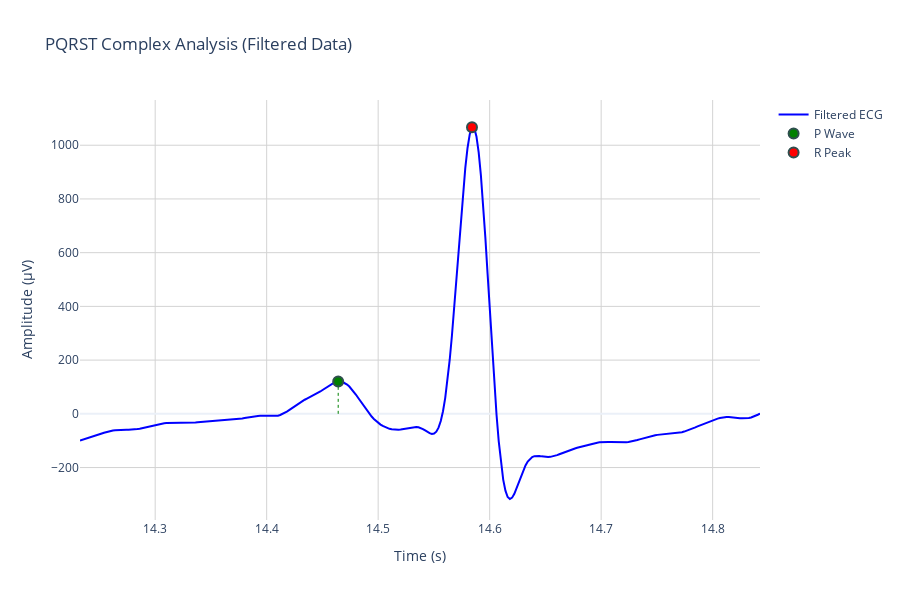

Source (notebook cell):
### Markdown cell above
### Understanding Heart Waves- The PQRST Complex
Each heartbeat has 5 distinct waves:
- P Wave - Atria contracting (green)
- QRS Complex - Ventricles contracting (red)
- T Wave - Heart relaxing (brown)

### Code cell
# PQRST Complex Analysis- This section analyzes the complete cardiac waveform components (P, QRS, T waves)
if len(r_peak_indices) > 0:
    try:
        # Step 1: ECG Delineation - Identify all waveform components using Discrete Wavelet Transform
        _, delineate = nk.ecg_delineate(ecg_signal, r_peak_indices, sampling_rate=sampling_rate,method="dwt")
        
        # Safe peak extraction with validation
        def get_valid_peaks(peaks):
            if peaks is None:
                return []
            valid_peaks = [int(p) for p in peaks if p is not None and not np.isnan(p)]
            return [p for p in valid_peaks if 0 <= p < len(ecg_signal)]
        
        p_peaks = get_valid_peaks(delineate.get('ECG_P_Peaks', []))
        q_peaks = get_valid_peaks(delineate.get('ECG_Q_Peaks', []))
        s_peaks = get_valid_peaks(delineate.get('ECG_S_Peaks', []))
        t_peaks = get_valid_peaks(delineate.get('ECG_T_Peaks', []))
        
        # Step 2: Select representative complex for visualization
        best_r_idx = r_peak_indices[np.argmax(ecg_signal[r_peak_indices])]
        window_size = int(0.35 * sampling_rate)
        start_idx = max(0, best_r_idx - window_size)
        end_idx = min(len(ecg_signal), best_r_idx + window_size)
        
        # Step 3: Create interactive visualization
        fig_pqrst = go.Figure()
        fig_pqrst.add_trace(go.Scatter(x=time_axis[start_idx:end_idx], y=ecg_signal[start_idx:end_idx], mode='lines', name='Filtered ECG', line=dict(color='blue', width=2)))
        
        def plot_valid_peaks(peaks, name, color): # Enhanced peak plotting with validation
            valid_peaks = [p for p in peaks if start_idx <= p < end_idx]
            if valid_peaks:
                fig_pqrst.add_trace(go.Scatter(x=time_axis[valid_peaks], y=ecg_signal[valid_peaks], mode='markers', name=name, marker=dict(color=color, size=10, line=dict(width=2, color='DarkSlateGrey'))))
        
        plot_valid_peaks(p_peaks, 'P Wave', 'green')
        plot_valid_peaks(q_peaks, 'Q Wave', 'purple')
        plot_valid_peaks([best_r_idx], 'R Peak', 'red')
        plot_valid_peaks(s_peaks, 'S Wave', 'orange')
        plot_valid_peaks(t_peaks, 'T Wave', 'brown')
        
        shapes = []
        for p in p_peaks:
            if start_idx <= p < end_idx:
                shapes.append(dict(type='line', x0=time_axis[p], y0=0, x1=time_axis[p], y1=ecg_signal[p], line=dict(color='green', width=1, dash='dot')))
        
        fig_pqrst.update_layout(title=f'PQRST Complex Analysis (Filtered Data)', xaxis_title='Time (s)', yaxis_title='Amplitude (μV)', hovermode='x unified', showlegend=True, shapes=shapes, height=600, template='plotly_white')
        fig_pqrst.update_xaxes(showgrid=True, gridwidth=1, gridcolor='LightGray')
        fig_pqrst.update_yaxes(showgrid=True, gridwidth=1, gridcolor='LightGray')
        
        fig_pqrst.show()
        
    except Exception as e:
        print(f"PQRST delineation failed: {str(e)}")
else:
    print("No R-peaks detected - cannot perform PQRST analysis")

### Figure 1 — Plotly figure (JSON) as saved in the notebook; plotly's stock layout.template omitted (floating-point values rounded to 4 significant figures; data arrays with more than 128 entries replaced by an {"elided": "..."} marker saying what was removed)
{"data": [{"line": {"color": "blue", "width": 2}, "mode": "lines", "name": "Filtered ECG", "type": "scatter", "x": {"elided": "305 float values"}, "y": {"elided": "305 float values"}}, {"marker": {"color": "green", "line": {"color": "DarkSlateGrey", "width": 2}, "size": 10}, "mode": "markers", "name": "P Wave", "type": "scatter", "x": [14.46], "y": [120.3]}, {"marker": {"color": "red", "line": {"color": "DarkSlateGrey", "width": 2}, "size": 10}, "mode": "markers", "name": "R Peak", "type": "scatter", "x": [14.58], "y": [1067.0]}], "layout": {"height": 600, "hovermode": "x unified", "shapes": [{"line": {"color": "green", "dash": "dot", "width": 1}, "type": "line", "x0": 14.46, "x1": 14.46, "y0": 0, "y1": 120.3}], "showlegend": true, "title": {"text": "PQRST Complex Analysis (Filtered Data)"}, "xaxis": {"gridcolor": "LightGray", "gridwidth": 1, "showgrid": true, "title": {"text": "Time (s)"}}, "yaxis": {"gridcolor": "LightGray", "gridwidth": 1, "showgrid": true, "title": {"text": "Amplitude (μV)"}}}}
